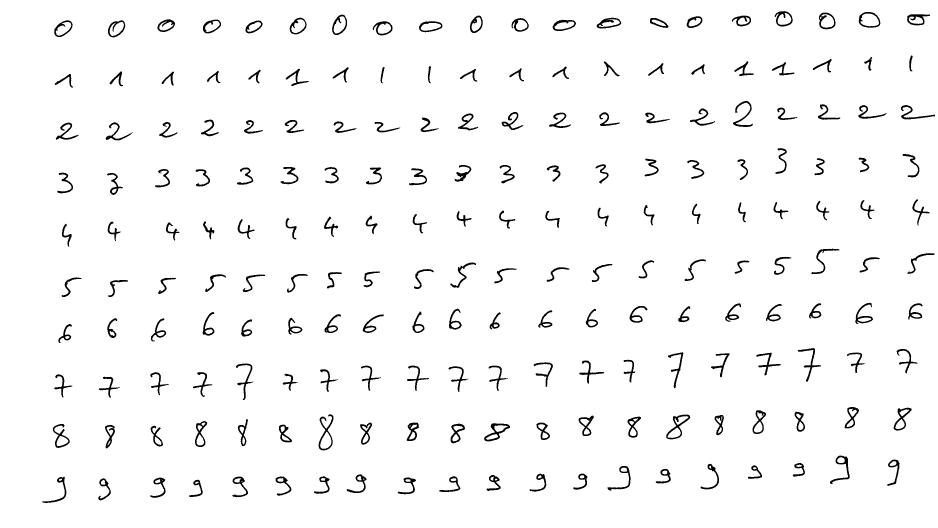
%> input picture app.tif, 2812 x 1584 px (shown at 1/3 size)
$ octave reconnaissance_chiffres.m   (GNU Octave 9; MATLAB toolbox functions it lacks are replaced by stand-ins)
%> lines starting %> are read from the running program, lines starting %| are printed output that depends on the picture; in (x1, y1, x2, y2) boxes, pixels count from 0 and x2, y2 are one past the last pixel; in counts of white or black regions, pixels touching at a corner belong together; the program's own positions count from 1
### seeklines.m
function [ steps ] = seeklines( image )
% SEEKLINES Seek for lines of numbers in a picture
%   STEPS = SEEKLINES(IMAGE), for a matrix with X lines containing each
%   step of not-only-white lines of the IMAGE

    % Total pixels lines
    n = size(image, 1);

    % Sum of each black pixel on every line
    projH = sum(image < 50, 2);
    % plot(projH);

    % Steps
    steps = zeros(0, 0);
    step = zeros(1, 2);

    % Counters for each line
    l = 1;

    % Skim through each line
    while l <= n
        % If it is a black pixel, then
        if projH(l) ~= 0
            % The step begin at the first line
            step(1, 1) = l;

            % Search for the last line
            while (l <= n && projH(l) ~= 0)
                l = l + 1;
            end

            % The end of the step
            step(1, 2) = l - 1;
            steps = [steps;step];
        end

        % Next line
        l = l + 1;
    end

end

### seekcolumns.m
function [ columns ] = seekcolumns( image, lines )
% SEEKCOLUMNS Seek for columns of numbers in the colored lines of a picture
%   STEPS = SEEKCOLUMNS(IMAGE, LINES), for a matrix with X lines containing
%   each step of not-only-white columns of LINES of the IMAGE

    % Total pixel columns
    n = size(image, 2);
    % Total pixel lines
    k = size(lines, 1);

    columns = zeros(k, 0);

    % Go through each line, previously determined
    for i=1:k,
        l = image(lines(i, 1):lines(i, 2), 1:n);

        % Sum of each black pixel on every column
        projV = sum(l < 50);
        % plot(projV);

        % Counter for each column
        c = 1;
        p = 1;

        % Skim through each column
        while c <= n
            % If it is a black pixel, then
            if projV(c) ~= 0
                % Beginning of the step
                columns(i, p) = c;
                p = p + 1;

                % Search for the end
                while projV(c) ~= 0
                    c = c + 1;
                end

                % End of the step
                columns(i, p) = c - 1;
                p = p + 1;
            end

            % Next column
            c = c + 1;
        end
    end
end

### seekrectangle.m
function [ rects ] = seekrectangle( image, lines, cols )
% SEEKRECTANGLE Seek for rectangle around number
%   RECTS = SEEKCOLUMNS(IMAGE, LINES, COLS), for a matrix of [X, 4],
%   containing coordinates of the rectangle (top, left, bottom, right)

    % Number of lines
    l = size(lines, 1);
    % Number of columns
    c = size(cols, 2);
    % Number of rectangles
    rects = zeros((l*c)/2, 4);
    % Counter for the matrix
    k = 1;

    % Skim through each line and column, and add a 1px-large white band
    % around the rectangle
    for i=1:l,
        for j=1:2:c - 1,
            % Re-cut the line for a column, to get a sharper image
            line = seeklines(image(lines(i, 1):lines(i, 2), cols(i, j):cols(i, j+1)));
            rects(k, 1) = lines(i, 1) + line(1, 1) - 2; % top
            rects(k, 2) = cols(i, j) - 1; % left
            rects(k, 3) = lines(i, 1) + line(1, 2); % bottom
            rects(k, 4) = cols(i, j + 1) + 1; % right

            % Next in the matrix
            k = k + 1;
        end
    end
end

### src/extractprofile.m
function [ profile ] = extractprofile( base, d )
% EXTRACTPROFILE Extract the profile of a number
%    PROFILE = EXTRACTPROFILE(BASE, D)
    w = size(base, 2);
    h = size(base, 1);

    % Compute the 5 lines to analyze, according to height
    hstep = linspace(1, h, d);
    profile = zeros(2*d, 1);

    % For each line, find left and right
    for j=1:d
        line = floor(hstep(j));

        % Left and right departure
        l = 1;
        r = w;

        % Until left found, iter (left departure)
        while base(line, l) ~= 0
            l = l + 1;
        end

        % Until right found, iter (right departure)
        while base(line, r) ~= 0
            r = r - 1;
        end

        % Normalize the profile
        profile(j, 1) = (l / 2) / w;
        profile(j + d, 1) = (r / 2) / w;
    end
end

### reconnaissance_chiffres.m
clear

%% Locate numbers positions in both learning image and image to be tested
% Load learning image
learningimage = imread('app.tif');
%> learningimage is the input picture: size 1584x2812 uint8; min 0, max 255, mean 247.2
image = imread('test.tif');
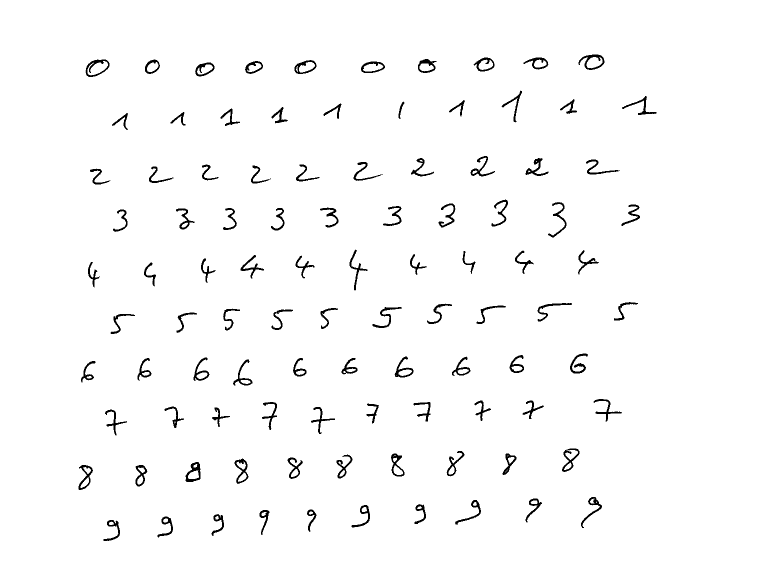
%> input picture test.tif, 1514 x 1175 px (shown at 1/2 size)
%> image is the input picture: size 1175x1514 uint8; 97.9% white; 100 black regions, largest, box (x1, y1, x2, y2) and area: (171, 119, 219, 154) 545, (371, 924, 401, 964) 542, (1157, 109, 1209, 140) 533

% Seek lines
lineslearning = seeklines(learningimage);
%> in seeklines, `projH = sum(image < 50, 2);`: projH = 1584 values, max 428 at index 67, min 0 at index 1, mean 86.23
%> the loop in seeklines, `while l <= n` made 311 passes
%> steps on pass 34: [34 112]
%> after the loop in seeklines, `while l <= n`: l = 1585; step = [1368 1509]; steps = [34 112; 167 263; 304 421; 445 585; 599 741; 747 892; 909 1029; 1045 1200; 1222 1351; 1368 1509]
%> lineslearning has the same summary as steps in seeklines
lines = seeklines(image);
%> lines = [110 154; 182 260; 313 369; 400 475; 500 581; 605 668; 708 771; 799 871; 898 980; 995 1082]

% Seek columns
columnslearning = seekcolumns(learningimage, lineslearning);
%> the loop in seekcolumns, `for i=1:k,` made 10 passes
%> pass 2, in seekcolumns, `l = image(lines(i, 1):lines(i, 2), 1:n);`:
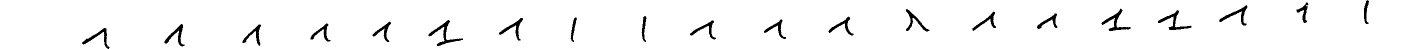
%> l: size 97x2812 uint8 (shown at 1/2 size); 96.7% white; 20 black regions, largest, box (x1, y1, x2, y2) and area: (857, 40, 926, 92) 708, (2203, 17, 2261, 62) 633, (2316, 20, 2383, 60) 606
%> pass 3, in seekcolumns, `l = image(lines(i, 1):lines(i, 2), 1:n);`:
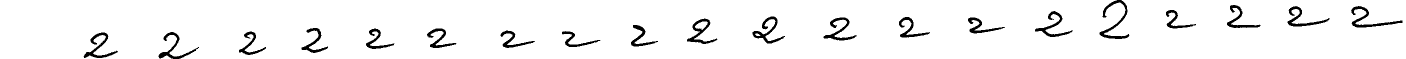
%> l: size 118x2812 uint8 (shown at 1/2 size); 95.5% white; 20 black regions, largest, box (x1, y1, x2, y2) and area: (2199, 0, 2259, 78) 1037, (2702, 12, 2805, 55) 932, (1505, 33, 1570, 87) 893
columns = seekcolumns(image, lines);
%> the loop in seekcolumns (call 2), `for i=1:k,` made 10 passes
%> pass 2, in seekcolumns (call 2), `l = image(lines(i, 1):lines(i, 2), 1:n);`:
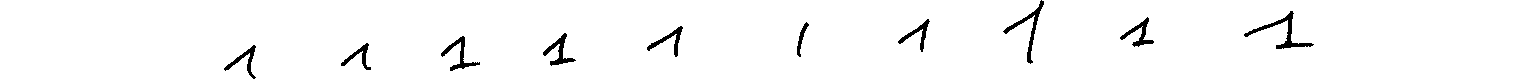
%> l: size 79x1514 uint8; 97.6% white; 10 black regions, largest, box (x1, y1, x2, y2) and area: (1244, 11, 1314, 49) 460, (1003, 0, 1044, 64) 389, (441, 36, 480, 71) 321
%> pass 3, in seekcolumns (call 2), `l = image(lines(i, 1):lines(i, 2), 1:n);`:
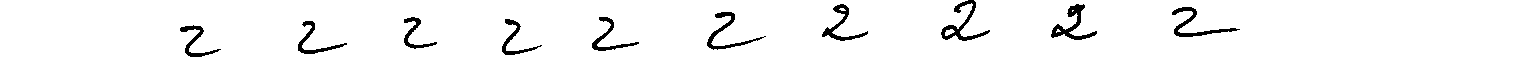
%> l: size 57x1514 uint8; 95.7% white; 10 black regions, largest, box (x1, y1, x2, y2) and area: (1051, 4, 1097, 40) 482, (941, 0, 990, 41) 476, (1172, 7, 1240, 37) 428

% Seek and draw rectangles
rectangleslearning = seekrectangle(learningimage, lineslearning, columnslearning);
%> after the loop in seekrectangle, `for i=1:l,`: k = 201; rects = 200 rows, first 8: [61 163 112 219; 61 324 113 377; 58 472 97 526; 59 609 101 664; 61 736 101 789; 53 869 104 921; 44 996 106 1042; 64 1118 107 1179]
%> rectangleslearning has the same summary as rects in seekrectangle
rectangles = seekrectangle(image, lines, columns);
%> after the loop in seekrectangle (call 2), `for i=1:l,`: k = 101; rects = 100 rows, first 8: [119 171 155 220; 119 290 149 321; 125 390 154 430; 122 490 149 527; 120 589 149 634; 123 722 147 771; 118 836 147 874; 115 947 144 990]
%> rectangles has the same summary as rects in seekrectangle
%drawrectangle(learningimage, rectangleslearning);
%drawrectangle(image, rectangles);

% Save results
save('coordinates.mat', 'rectangleslearning', '-ascii');
save('coordinate_test.mat', 'rectangles', '-ascii');

nbrectangleslearning = size(rectangleslearning, 1);
%> nbrectangleslearning = 200
nbrectangles = size(rectangles, 1);
%> nbrectangles = 100
%> the run ends on the next line


%% Classifier #1 : profile + minimal Euclidean distance

% Learning Phase
% Extract profiles of each class
d = 5;
vectordistancelearning = zeros(nbrectangleslearning, 2*d);

for i=1:nbrectangleslearning
    topl = rectangleslearning(i, 1) + 1;
    bottoml = rectangleslearning(i, 3) - 1;
    leftl = rectangleslearning(i, 2) + 1;
    rightl = rectangleslearning(i, 4) - 1;
    vectordistancelearning(i, 1:2*d) = extractprofile(learningimage(topl:bottoml, leftl:rightl));
